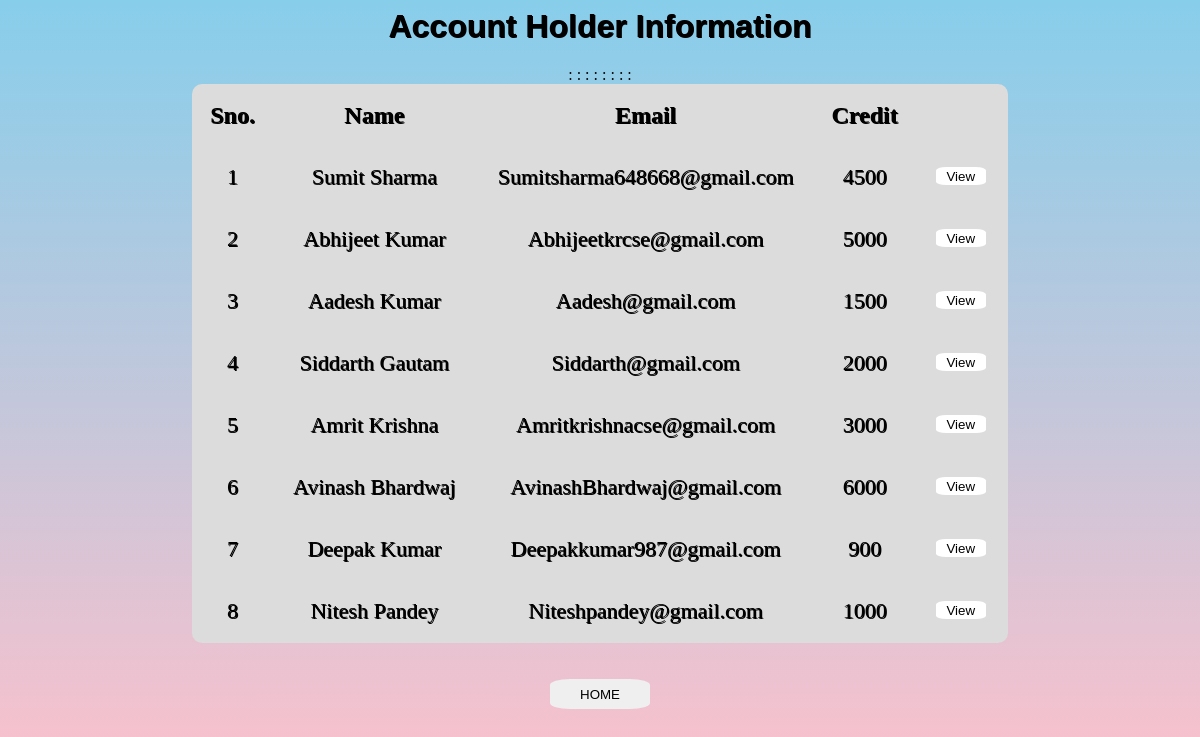
Page /viewusers.php on the committed database.
### tables this page shows
CREATE TABLE `users` (
  `name` varchar(50) NOT NULL,
  `email` varchar(50) NOT NULL,
  `current_balance` double DEFAULT NULL
);

### viewusers.php (the view, shortened to what this page needs)
<?php
	$q="select * from users ";
	$result=mysqli_query($con,$q);
	$row_count=mysqli_num_rows($result);
?>
<html>
<head>
   <link rel="stylesheet" href="css//viewusers.css">
</head>
<body >
	<h1>Account Holder Information</h1>
    <table>
		<thead>
			<th>Sno.</th>
			<th>Name</th>
			<th>Email</th>
			<th>Credit</th>
			<th></th>
		</thead>
		<tbody>
		<?php for($i=1;$i<=$row_count;$i++){?>
        <tr>
			<?php
				$row=mysqli_fetch_array($result);
				if($row["name"!=null]){
					echo "<td> {$i}</td>
						  <td> {$row["name"]}</td>
						  <td> {$row["email"]}</td>
						  <td> {$row["current_balance"]} </td>
						  <td><form action='user.php' method='post' class='view'>
						      <button class='view-btn'type='submit' name='name' value='{$row["name"]}'>View</button>
					          </form>
						  </td>:
					";}
			?>
		</tr>
		<?php }	?>
		</tbody>
	</table><br><br>
<div class="button">
	<a href="index.php">
    <button class="home-btn">HOME</button>
	</a>
</div>
</body>
</html>

### css/viewusers.css (style rules this page uses)
body { text-align:center; background: linear-gradient(skyblue,pink); }
h1 { font-family: Arial, Times, serif; color:black;text-shadow: 1px 1px black; }
table { text-align:center; border-radius: 10px; margin: auto; background: #DCDCDC; overflow: scroll; }
th { color:black; font-size:24px; padding:16px; }
td { text-align:center; font-size:22px; color: black; padding: 0px 20px 0px 20px; }
tr { transition: background 0.3s, box-shadow 0.3s; }
th,td { border-collapse:collapse; text-shadow: 1px 1px black; }
.view-btn { background-color:white; text-align:center; padding-top:2px; border: none; width: 50px; height: 18px; border-radius: 20%; }
.view { top:60%; padding-top:20px; text-align:center; }
.home-btn { width: 100px; height: 30px; border-radius: 20%; border: none; }

### rows in the picture
users: name "Sumit Sharma", email "Sumitsharma648668@gmail.com", current_balance "4500"
users: name "Abhijeet Kumar", email "Abhijeetkrcse@gmail.com", current_balance "5000"
users: name "Aadesh Kumar", email "Aadesh@gmail.com", current_balance "1500"
users: name "Siddarth Gautam", email "Siddarth@gmail.com", current_balance "2000"
users: name "Amrit Krishna", email "Amritkrishnacse@gmail.com", current_balance "3000"
users: name "Avinash Bhardwaj", email "AvinashBhardwaj@gmail.com", current_balance "6000"
users: name "Deepak Kumar", email "Deepakkumar987@gmail.com", current_balance "900"
users: name "Nitesh Pandey", email "Niteshpandey@gmail.com", current_balance "1000"
